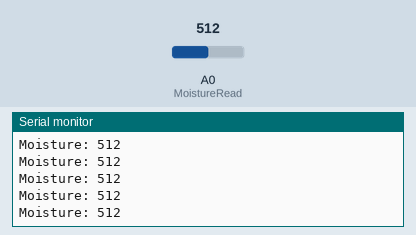
Recording of a sketch running on a simulated Arduino Uno, built with avr-gcc and run on an emulated ATmega328P. Parts: the last lines printed to the serial monitor. The inputs (shaded band) are chosen by the test bench; at power-on: A0 (MoistureRead) = 512.

Above: at 4.2 s.
4.3 s: A0 (MoistureRead) set to 990
At 4.32 s:
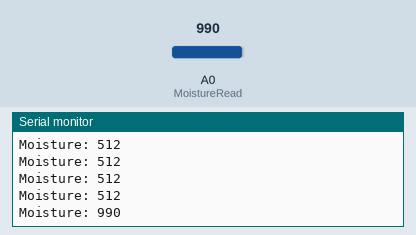
7.3 s: A0 (MoistureRead) set to 1007
At 7.3 s:
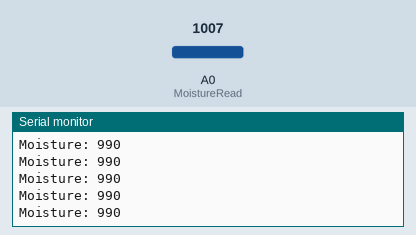
Timing chart, 0 to 9.8 s (numbered marks = the images above; inputs shaded):
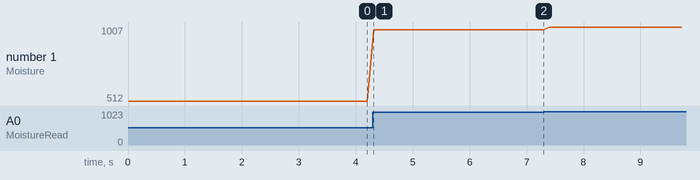

Measured:
- after the input at 4.3 s, the serial monitor: prints a new line at once (image 1)
- plotted number 1: 512 → 990 after the input at 4.3 s, 990 → 1007 after the input at 7.3 s

The sketch:

moisture_sensor.ino
```cpp
// Define pins
#define MoistureRead A0
#define MoisturePWR 3

// Initiate values
int moisture;

void setup(){
  Serial.begin(9600);
  }

int get_moisture() {
  // Sensor is turned off between reading due to corrosion.
  digitalWrite(MoisturePWR, HIGH);    // Sensor on
  delay(10);
  int value = analogRead(MoistureRead);   // Get reading
  digitalWrite(MoisturePWR, LOW);     // Sensor off
  return value;
  }

void loop() {
  moisture = get_moisture();
  Serial.print("Moisture: ");
  Serial.println(moisture);

  delay(100);
  }
```
